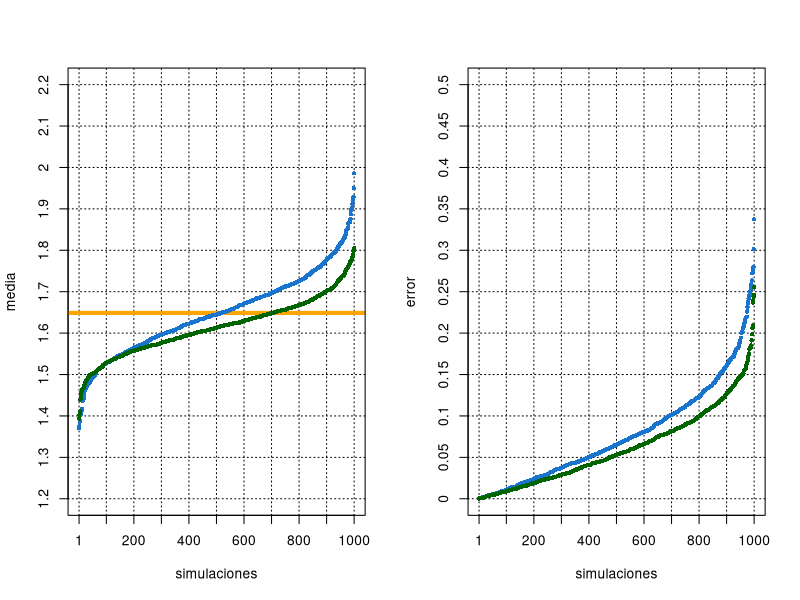

Recreate this plot in R.
# __________________________________________________________________________________________________
# 
# autor: Pedro Guarderas
# email: ajusworkopensource@gmail.com
# file: session_15.R
# 
# This program is free software; you can redistribute it and/or modify it under the 
# terms of the GNU General Public License as published by the Free Software Foundation; 
# either version 2 of the License, or (at your option) any later version.
# __________________________________________________________________________________________________


#___________________________________________________________________________________________________
# Variance reduction method applied to the standard log-normal distribution
mlog<-log(1)
sdlog<-log(exp(1))
lmean<-exp( mlog + 0.5 * sdlog^2 )

# Determination of weights
n<-25
q<-seq(0,200,length.out = n)
w<-plnorm( q[2:n] )-plnorm( q[1:(n-1)] )
w<-c( w, 1-plnorm( q[n] ) )
q<-c( q, Inf )

# Simulation
N<-500
M<-1000
X<-matrix( rlnorm( N * M, mlog, sdlog ), N, M )
intfind<-function(x, w, q ) {
  pos<-findInterval( x, q )
  tb<-table( pos )
  ptb<-sapply( pos, FUN = function( x ) which( as.numeric( attr(tb,'dimnames')$pos ) %in% x ) )
  return( w[ pos ] / tb[ptb] )
}
W<-apply( X, 2, FUN = intfind, w, q )
WX<-W*X

# Computation of the mean
wx<-colSums( WX )
x<-colMeans( X )

# Value of the variance
vared<-var( x ) / var( wx )
message( paste( 'Reduccion de varianza: ', vared, sep = '' ) )

#___________________________________________________________________________________________________
# Plots
layout( matrix( c( 1, 1, 2, 2 ), 2, 2 ) )
xs<-unique( round( seq( 0, M, 100 ), 0 ) )
xs<-c( 1, xs[ xs > 0 ] )
ys<-seq( 1.2, 2.2, 0.1 )
plot( 1:M, sort( x ), ylim = c( 1.2, 2.2 ), cex = 0.7, pch = 16, col = 'dodgerblue3', 
      xlab = 'simulaciones', ylab = 'media', xaxt = 'n', yaxt = 'n', 
      panel.first = { 
        axis( 1, at=xs, labels = xs )
        axis( 2, at=ys, labels = ys )
        abline( v = xs, col = 'black', lwd = 1, lty = 3 )
        abline( h = ys, col = 'black', lwd = 1, lty = 3 )
        abline( h = exp( 0.5 ), col = 'orange', lwd = 4 )
      })
points( 1:M, sort( wx ), cex = 0.7, pch = 16, col = 'darkgreen' )

ys<-seq( 0, 0.5, 0.05 )
plot( 1:M, sort(abs(x-lmean)), ylim = c( 0, 0.5 ), cex = 0.7, pch = 16, col = 'dodgerblue3', 
      xlab = 'simulaciones', ylab = 'error', xaxt = 'n', yaxt = 'n',
      panel.first = { 
        axis( 1, at=xs, labels = xs )
        axis( 2, at=ys, labels = ys )
        abline( v = xs, col = 'black', lwd = 1, lty = 3 )
        abline( h = ys, col = 'black', lwd = 1, lty = 3 )
      })
points( 1:M, sort(abs(wx-lmean)), cex = 0.7, pch = 16, col = 'darkgreen', 
        xlab = 'simulaciones', ylab = 'error' )
